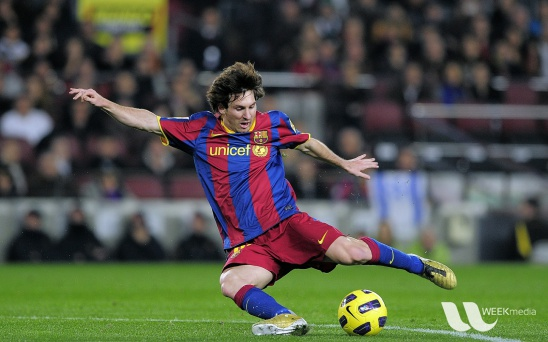
#> input picture images/fourier analysis/messi5.jpg, 548 x 342 px
$ python inverse_fourier.py
#> lines starting #> are read from the running program, lines starting #| are printed output that depends on the picture; after the words box and inside, x2 and y2 are one past the last pixel; in counts of white or black regions, pixels touching at a corner belong together
# -*- coding: utf-8 -*-
"""
Created on Thu May 23 15:29:10 2019

@author: AshKing
"""
from math import sin,cos
import cv2 as cv
import numpy as np
import matplotlib.pyplot as plt


img = cv.imread('images/fourier analysis/messi5.jpg',0)
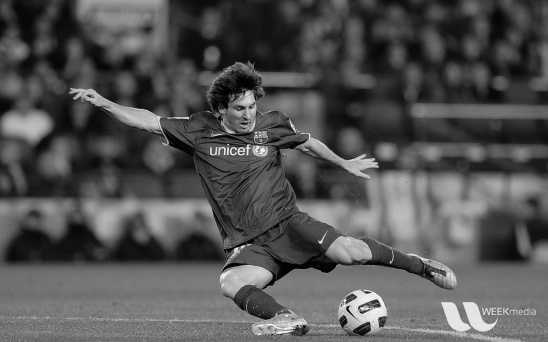
#> img: shape (342, 548); min 0, max 253, mean 83.3

def plot(img,title="Image"):
    plt.figure()
    plt.imshow(img,cmap="gray")
    plt.title(title)

def inverse(a,b):
    angle=np.angle(b[:,:,0]+b[:,:,1])
    copy=np.zeros_like(a,np.complex64)
    for i in range(a.shape[0]):
        for k in range(a.shape[1]):
            copy[i][k]=a[i][k]*cos(angle[i][k])+a[i][k]*sin(angle[i][k])*1j
    f_ishift = np.fft.ifftshift(copy)
    img_b=np.fft.ifft2(f_ishift)
    return np.abs(img_b)


dft=cv.dft(np.float32(img),flags=cv.DFT_COMPLEX_OUTPUT)  #2.53 ms ± 459 µs per loop
dft_s=np.fft.fftshift(dft)

#mag,angle=cv.cartToPolar(dft_s[:,:,0],dft_s[:,:,1])

magnitude_spectrum = 20*np.log(cv.magnitude(dft_s[:,:,0],dft_s[:,:,1]))
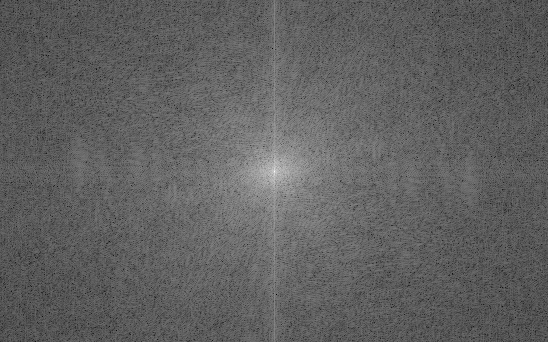
#> magnitude_spectrum: shape (342, 548) float32; min 52.51, max 331.3, mean 158.5; drawn with min black and max white
mag=np.array(magnitude_spectrum,dtype=np.float32)

mag_c=np.array(mag)
mag_c[mag_c<100]=1
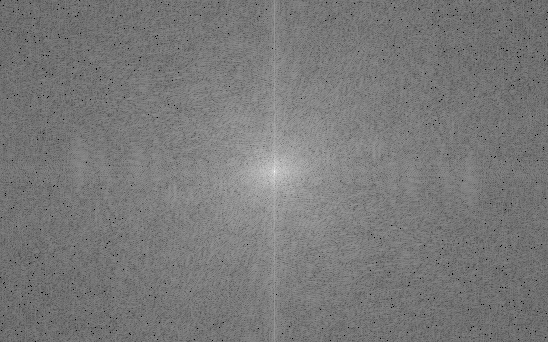
#> mag_c: shape (342, 548) float32; 0.3% of pixels changed, all inside (x1, y1, x2, y2) = (0, 0, 548, 342); drawn with min black and max white
im_back=inverse(mag_c,dft_s)
#> in inverse, `angle=np.angle(b[:,:,0]+b[:,:,1])`:
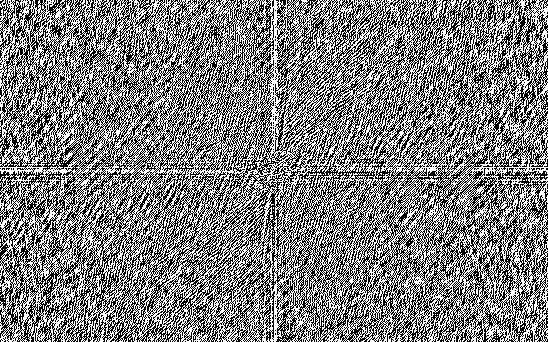
#> angle: shape (342, 548) float32; values 0 (black) and 3.14 (white), 49.9% white in thin lines or dots
#> in inverse, `return np.abs(img_b)`:
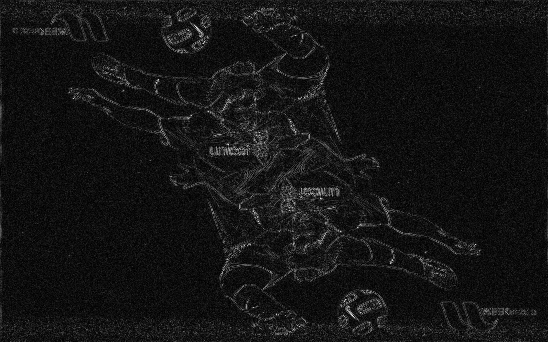
#> returned value: shape (342, 548) float64; min 0.000307, max 3.46, mean 0.277; drawn with min black and max white
plot(img)
plot(im_back)
